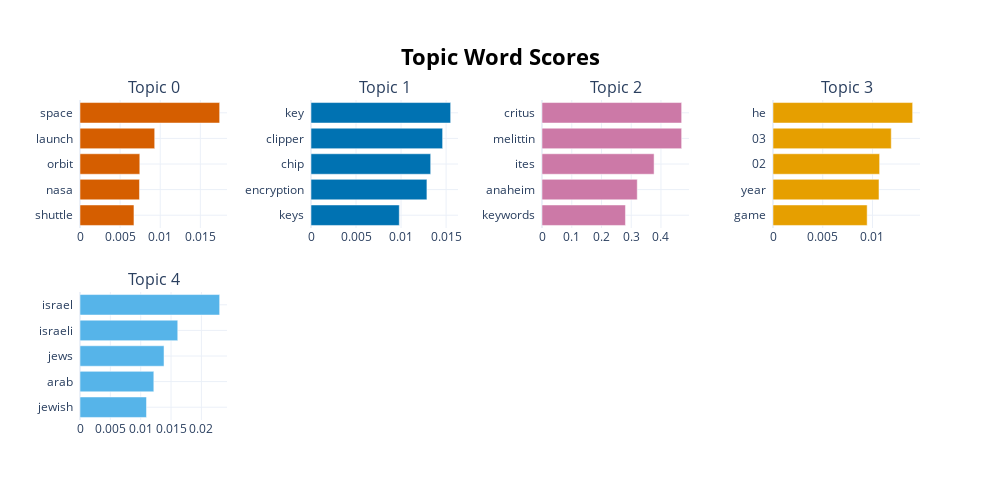

Notebook cell for this chart:
### Code cell
topic_model.visualize_barchart(top_n_topics=5)

### Figure 1 — Plotly figure (JSON) as saved in the notebook; plotly's stock layout.template omitted (floating-point values rounded to 4 significant figures)
{"data": [{"marker": {"color": "#D55E00"}, "orientation": "h", "type": "bar", "x": [0.006725, 0.007414, 0.007453, 0.009311, 0.01741], "xaxis": "x", "y": ["shuttle  ", "nasa  ", "orbit  ", "launch  ", "space  "], "yaxis": "y"}, {"marker": {"color": "#0072B2"}, "orientation": "h", "type": "bar", "x": [0.009804, 0.01287, 0.01329, 0.01462, 0.01551], "xaxis": "x2", "y": ["keys  ", "encryption  ", "chip  ", "clipper  ", "key  "], "yaxis": "y2"}, {"marker": {"color": "#CC79A7"}, "orientation": "h", "type": "bar", "x": [0.2805, 0.3202, 0.3768, 0.4695, 0.4695], "xaxis": "x3", "y": ["keywords  ", "anaheim  ", "ites  ", "melittin  ", "critus  "], "yaxis": "y3"}, {"marker": {"color": "#E69F00"}, "orientation": "h", "type": "bar", "x": [0.009465, 0.01066, 0.01072, 0.01189, 0.01404], "xaxis": "x4", "y": ["game  ", "year  ", "02  ", "03  ", "he  "], "yaxis": "y4"}, {"marker": {"color": "#56B4E9"}, "orientation": "h", "type": "bar", "x": [0.01096, 0.01216, 0.01384, 0.01611, 0.02301], "xaxis": "x5", "y": ["jewish  ", "arab  ", "jews  ", "israeli  ", "israel  "], "yaxis": "y5"}], "layout": {"annotations": [{"font": {"size": 16}, "showarrow": false, "text": "Topic 0", "x": 0.0875, "xanchor": "center", "xref": "paper", "y": 1, "yanchor": "bottom", "yref": "paper"}, {"font": {"size": 16}, "showarrow": false, "text": "Topic 1", "x": 0.3625, "xanchor": "center", "xref": "paper", "y": 1, "yanchor": "bottom", "yref": "paper"}, {"font": {"size": 16}, "showarrow": false, "text": "Topic 2", "x": 0.6375, "xanchor": "center", "xref": "paper", "y": 1, "yanchor": "bottom", "yref": "paper"}, {"font": {"size": 16}, "showarrow": false, "text": "Topic 3", "x": 0.9125, "xanchor": "center", "xref": "paper", "y": 1, "yanchor": "bottom", "yref": "paper"}, {"font": {"size": 16}, "showarrow": false, "text": "Topic 4", "x": 0.0875, "xanchor": "center", "xref": "paper", "y": 0.4, "yanchor": "bottom", "yref": "paper"}], "height": 500, "hoverlabel": {"bgcolor": "white", "font": {"family": "Rockwell", "size": 16}}, "showlegend": false, "title": {"font": {"color": "Black", "size": 22}, "text": "<b>Topic Word Scores", "x": 0.5, "xanchor": "center", "yanchor": "top"}, "width": 1000, "xaxis": {"anchor": "y", "autorange": true, "domain": [0, 0.175], "range": [0, 0.01832], "showgrid": true, "type": "linear"}, "xaxis2": {"anchor": "y2", "autorange": true, "domain": [0.275, 0.45], "range": [0, 0.01632], "showgrid": true, "type": "linear"}, "xaxis3": {"anchor": "y3", "autorange": true, "domain": [0.55, 0.725], "range": [0, 0.4942], "showgrid": true, "type": "linear"}, "xaxis4": {"anchor": "y4", "autorange": true, "domain": [0.825, 1], "range": [0, 0.01478], "showgrid": true, "type": "linear"}, "xaxis5": {"anchor": "y5", "autorange": true, "domain": [0, 0.175], "range": [0, 0.02422], "showgrid": true, "type": "linear"}, "xaxis6": {"anchor": "y6", "domain": [0.275, 0.45], "showgrid": true}, "xaxis7": {"anchor": "y7", "domain": [0.55, 0.725], "showgrid": true}, "xaxis8": {"anchor": "y8", "domain": [0.825, 1], "showgrid": true}, "yaxis": {"anchor": "x", "autorange": true, "domain": [0.6, 1], "range": [-0.5, 4.5], "showgrid": true, "type": "category"}, "yaxis2": {"anchor": "x2", "autorange": true, "domain": [0.6, 1], "range": [-0.5, 4.5], "showgrid": true, "type": "category"}, "yaxis3": {"anchor": "x3", "autorange": true, "domain": [0.6, 1], "range": [-0.5, 4.5], "showgrid": true, "type": "category"}, "yaxis4": {"anchor": "x4", "autorange": true, "domain": [0.6, 1], "range": [-0.5, 4.5], "showgrid": true, "type": "category"}, "yaxis5": {"anchor": "x5", "autorange": true, "domain": [0, 0.4], "range": [-0.5, 4.5], "showgrid": true, "type": "category"}, "yaxis6": {"anchor": "x6", "domain": [0, 0.4], "showgrid": true}, "yaxis7": {"anchor": "x7", "domain": [0, 0.4], "showgrid": true}, "yaxis8": {"anchor": "x8", "domain": [0, 0.4], "showgrid": true}}}
